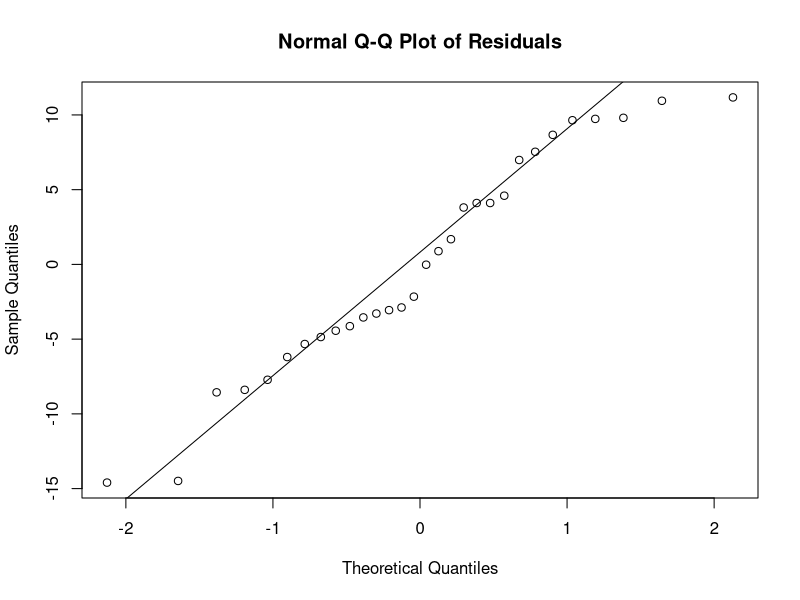
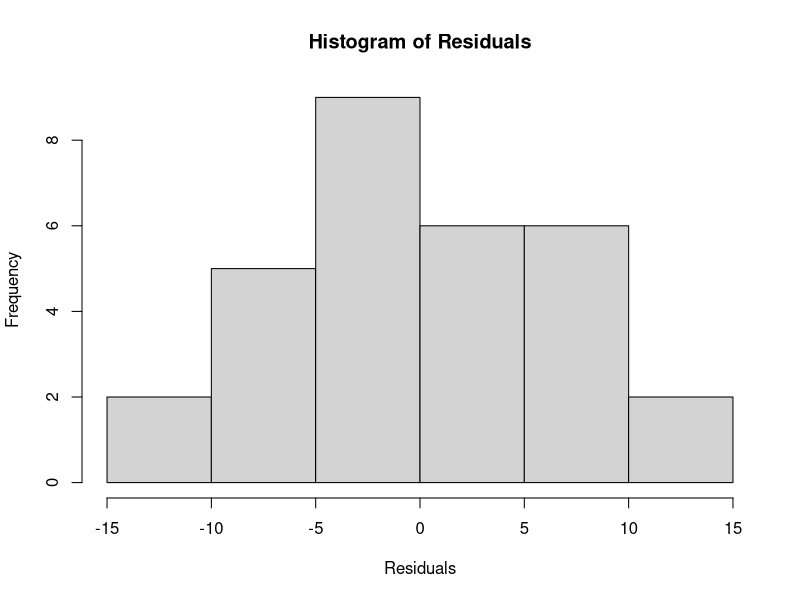

These figures' R source, in order: (Note: this script raises an error after producing the figures.)
df <- data.frame(
   obs = 1:30,
   Force = c(30,40,30,40,30,40,30,40,30,40,30,40,30,40,30,40,25,45,35,35,35,35,35,35,35,35,35,35,35,35),
   Power = c(60,60,90,90,60,60,90,90,60,60,90,90,60,90,90,90,75,75,45,105,75,75,75,75,75,75,75,75,75,75),
   Temperature = c(175,175,175,175,225,225,225,225,175,175,175,175,225,225,225,225,200,200,200,200,150,250,200,200,200,200,200,200,200,200),
   Time = c(15,15,15,15,15,15,15,15,25,25,25,25,25,25,25,25,20,20,20,20,20,20,30,30,30,20,20,20,20,20),
   Strength = c(26.2,26.3,39.8,39.7,38.6,35.5,48.8,37.8,26.6,23.4,38.6,52.1,39.5,32.3,25.4,36.0,35.2,46.9,22.7,58.7,34.5,20.0,35.7,41.8,36.5,40.0,40.3,46.0,27.8,40.3)
)

# Fit initial linear model
model <- lm(Strength ~ Force + Power + Temperature + Time, data = df)

# Plot normality of residuals
qqnorm(resid(model), main = "Normal Q-Q Plot of Residuals")
qqline(resid(model))
hist(resid(model), main = "Histogram of Residuals", xlab = "Residuals")

# Shapiro-Wilk test for normality
shapiro_test <- shapiro.test(resid(model))
cat("Shapiro-Wilk test p-value:", shapiro_test$p.value, "\n")

########################### (b)
# Calculate diagnostics
df$residuals <- resid(model)
df$standardized_residuals <- rstandard(model)
df$cooks_distance <- cooks.distance(model)
df$leverage <- hatvalues(model)

# Identify outliers (standardized residuals > 2 or < -2)
outliers <- which(abs(df$standardized_residuals) > 2)
cat("Outliers at observations:", outliers, "\n")

# Identify high leverage points (leverage > 2*(p+1)/n where p=number of predictors)


twice_mean = 2*mean(leverage)
high_leverage <- which(df$leverage > twice_mean)
cat("High leverage points at observations:", high_leverage, "\n")

# Identify influential observations (Cook's distance > 4/n)
n <- nrow(df)
influential <- which(df$cooks_distance > 4/n)
cat("Influential observations at observations:", influential, "\n")

#(c) Does the omission of outlier(s) improve the normal probability plot of residuals?

# Remove outliers and recheck normality
if(length(outliers) > 0) {
   df_no_outliers <- df[-outliers, ]
   model_no_outliers <- lm(Strength ~ Force + Power + Temperature + Time, data = df_no_outliers)
   
   par(mfrow = c(1, 2))
   qqnorm(resid(model_no_outliers), main = "Q-Q Plot Without Outliers")
   qqline(resid(model_no_outliers))
   qqnorm(resid(model), main = "Original Q-Q Plot")
   qqline(resid(model))
   
   shapiro_no_outliers <- shapiro.test(resid(model_no_outliers))
   cat("Original Shapiro p-value:", shapiro_test$p.value, "\n")
   cat("Without outliers Shapiro p-value:", shapiro_no_outliers$p.value, "\n")
} else {
   cat("No outliers identified, no improvement possible.\n")
}
# (d) Interpretation if multicollinearity is present and recommendation
# Check for multicollinearity
library(car)
vif_values <- vif(model)
cat("Variance Inflation Factors:\n")
print(vif_values)

# Correlation matrix
cor_matrix <- cor(df[, c("Force", "Power", "Temperature", "Time")])
cat("\nCorrelation matrix:\n")
print(cor_matrix)

#(e) Use an appropriate regression model
# Based on diagnostics, we'll use the original model or a modified version
# If outliers were problematic, we might use robust regression:
library(MASS)
robust_model <- rlm(Strength ~ Force + Power + Temperature + Time, data = df)

# But for this example, we'll proceed with the original linear model
final_model <- model

#(iii) Calculate R² and R²-adjusted and comment
# Calculate R-squared and adjusted R-squared
model_summary <- summary(final_model)
r_squared <- model_summary$r.squared
adj_r_squared <- model_summary$adj.r.squared

cat("R-squared:", r_squared, "\n")
cat("Adjusted R-squared:", adj_r_squared, "\n")

# Comment on model adequacy
if(r_squared > 0.7) {
   cat("The model explains a large portion of the variance in Strength.\n")
} else if(r_squared > 0.5) {
   cat("The model explains a moderate amount of variance in Strength.\n")
} else {
   cat("The model explains only a small portion of the variance in Strength.\n")
}

cat("The adjusted R-squared accounts for the number of predictors and is", 
    ifelse(adj_r_squared < r_squared, "lower", "equal"), "than R-squared.\n")

#(g) Check significance of parameters and test hypothesis
# Summary of model to see significance of parameters
cat("Model summary:\n")
print(summary(final_model))

# Test H0: β1 = 1.2
beta1 <- coef(final_model)["Force"]
beta1_se <- summary(final_model)$coefficients["Force", "Std. Error"]
t_value <- (beta1 - 1.2) / beta1_se
p_value <- 2 * pt(abs(t_value), df = df.residual(final_model), lower.tail = FALSE)

cat("\nTest of H0: β1 = 1.2\n")
cat("t-value:", t_value, "\n")
cat("p-value:", p_value, "\n")

# 90% confidence interval for β1
ci_beta1 <- confint(final_model, "Force", level = 0.90)
cat("\n90% confidence interval for β1:\n")
print(ci_beta1)

